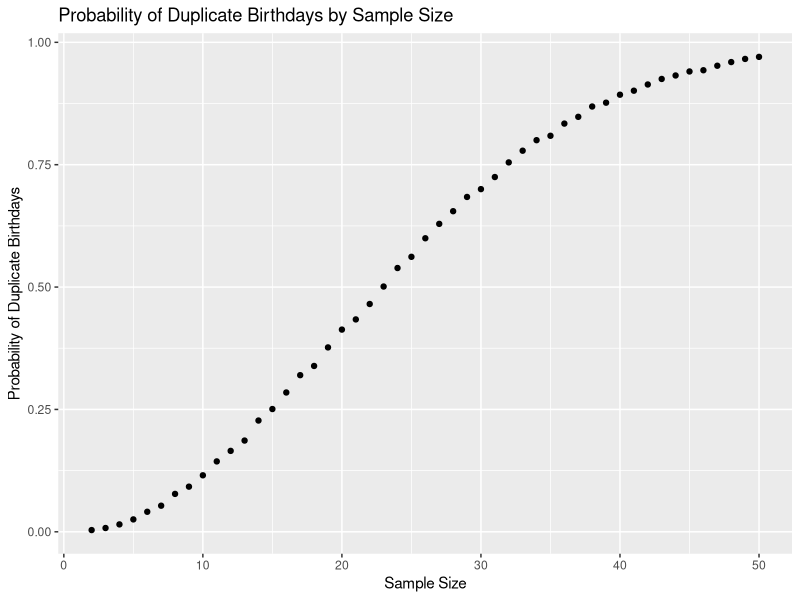

Here is the R script that generated this plot: (Note: a time limit stopped this script after it produced the figure.)
## ---- chunk 1
library(tidyverse)

## ---- chunk 2
dup_bdays = function(samp_size) {
  bday_vec <- sample(c(1:365), size = samp_size, replace = TRUE)

  if (n_distinct(bday_vec) < samp_size) {
    return(TRUE)
  } else {
    return(FALSE)
  } 
}

## ---- chunk 3

prob_by_size <- c()

for (sample_size in 2:50){
  num_dups = 0
  for (iteration in 1:10000) {
    if (dup_bdays(sample_size))
      num_dups = num_dups + 1
  }
  
  avg_prob = num_dups / 10000
  prob_by_size = append(prob_by_size, values = avg_prob)
}

dup_bday_tbl <-
  tibble(
    sample_size = 2:50,
    avg_prob = prob_by_size
  )

## ---- chunk 4
dup_bday_tbl %>% 
  ggplot(aes(x = sample_size, y = avg_prob)) +
  geom_point() +
  xlab("Sample Size") +
  ylab("Probability of Duplicate Birthdays") +
  ggtitle("Probability of Duplicate Birthdays by Sample Size")


## ---- chunk 5
n <- 30
sigma <- 5
pop_param <- 0

x_bar_vec <- c()
p_val_vec <- c()

for (iter in 1:5000) {
  rand_samp <- rnorm(n, pop_param, sigma)
  x_bar <- mean(rand_samp)
  x_bar_vec = c(x_bar_vec, values = x_bar)
  
  p_val <- 
    t.test(rand_samp, mu = 0, conf.level = 0.95) %>%
    broom::tidy() %>% 
    pull(p.value)
    
  p_val_vec = c(p_val_vec, p_val)
  
}

t_test_results <- tibble(
  samp_avg = x_bar_vec,
  p_val = p_val_vec
)


## ---- chunk 6
gen_test_data <- function(pop_param_vec, n, sigma) {
  x_bar_vec <- numeric()
  p_val_vec <- numeric()
  for (val in pop_param_vec) {
    print(val)
    for (iter in 1:5000) {
      rand_samp <- rnorm(n, val, sigma)
      x_bar <- mean(rand_samp)
      x_bar_vec <- c(x_bar_vec, x_bar)
      
      p_val <- 
      t.test(rand_samp, mu = 0, conf.level = 0.95) %>%
      broom::tidy() %>% 
      pull(p.value)
      p_val_vec <- c(p_val_vec, p_val)
      
    }
  }
  t_test_results <- bind_rows(t_test_results, tibble(x_bar_vec, p_val_vec))
}

## ---- chunk 7
mu_vec <- c(1, 2, 3, 4, 5)
gen_test_data(mu_vec, n, sigma)

pwr_df <- tibble(
    pop_mean = c(0, 1, 2, 4, 5, 6),
    random_samples = list(t_test_results)
  )
